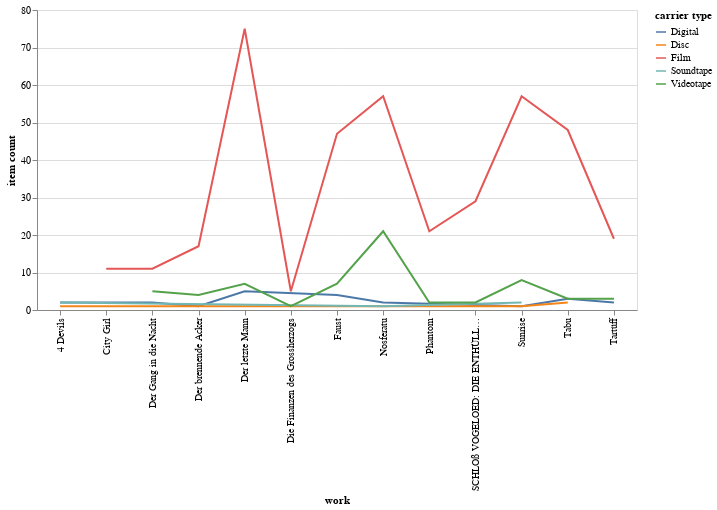

Write notebook code for a chart like this one.
### Markdown cell above
##### SPARQL #6: Breakdown of carrier types per work.

### Code cell
dataframe = run_query("""
    SELECT DISTINCT ?work ?workLabel ?item ?carrierLabel
    WHERE
    {
        ?work wdt:P1 wd:Q1019.
        ?work wdt:P12 ?manifestation. 
        ?manifestation wdt:P14 ?item.
        ?item wdt:P17 ?carrier.
        SERVICE wikibase:label { bd:serviceParam wikibase:language "en". }
    }
    """, 'http://167.99.135.149:8989/bigdata/sparql')

dataframe = dataframe[['workLabel', 'carrierLabel', 'work']]
dataframe = dataframe.pivot_table(index=['workLabel', 'carrierLabel'], aggfunc=lambda x: len(x)).reset_index()
dataframe = dataframe.rename(columns={'work':'item count', 'workLabel':'work', 'carrierLabel':'carrier type'})
line = altair.Chart(dataframe).mark_line(interpolate='linear').encode(x='work', y='item count:Q', color='carrier type')
display(altair.layer(line).properties(width=600, height=300))

### Figure 1 — Vega-Lite specification as saved in the notebook (floating-point values rounded to 4 significant figures)
{"config": {"view": {"continuousWidth": 400, "continuousHeight": 300}}, "layer": [{"mark": {"type": "line", "interpolate": "linear"}, "encoding": {"color": {"type": "nominal", "field": "carrier type"}, "x": {"type": "nominal", "field": "work"}, "y": {"type": "quantitative", "field": "item count"}}}], "data": {"name": "data-532b35cd3745282a0e1a376670adec30"}, "height": 300, "width": 600, "$schema": "https://vega.github.io/schema/vega-lite/v4.8.1.json", "datasets": {"data-532b35cd3745282a0e1a376670adec30": [{"work": "4 Devils", "carrier type": "Digital", "item count": 2}, {"work": "4 Devils", "carrier type": "Disc", "item count": 1}, {"work": "4 Devils", "carrier type": "Soundtape", "item count": 2}, {"work": "City Girl", "carrier type": "Film", "item count": 11}, {"work": "Der Gang in die Nacht", "carrier type": "Digital", "item count": 2}, {"work": "Der Gang in die Nacht", "carrier type": "Film", "item count": 11}, {"work": "Der Gang in die Nacht", "carrier type": "Videotape", "item count": 5}, {"work": "Der brennende Acker", "carrier type": "Digital", "item count": 1}, {"work": "Der brennende Acker", "carrier type": "Film", "item count": 17}, {"work": "Der brennende Acker", "carrier type": "Videotape", "item count": 4}, {"work": "Der letzte Mann", "carrier type": "Digital", "item count": 5}, {"work": "Der letzte Mann", "carrier type": "Film", "item count": 75}, {"work": "Der letzte Mann", "carrier type": "Videotape", "item count": 7}, {"work": "Die Finanzen des Grossherzogs", "carrier type": "Film", "item count": 5}, {"work": "Die Finanzen des Grossherzogs", "carrier type": "Videotape", "item count": 1}, {"work": "Faust", "carrier type": "Digital", "item count": 4}, {"work": "Faust", "carrier type": "Film", "item count": 47}, {"work": "Faust", "carrier type": "Videotape", "item count": 7}, {"work": "Nosferatu", "carrier type": "Digital", "item count": 2}, {"work": "Nosferatu", "carrier type": "Disc", "item count": 1}, {"work": "Nosferatu", "carrier type": "Film", "item count": 57}, {"work": "Nosferatu", "carrier type": "Soundtape", "item count": 1}, {"work": "Nosferatu", "carrier type": "Videotape", "item count": 21}, {"work": "Phantom", "carrier type": "Film", "item count": 21}, {"work": "Phantom", "carrier type": "Videotape", "item count": 2}, {"work": "SCHLOß VOGELOED: DIE ENTHÜLLUNG EINES GEHEIMNISSES", "carrier type": "Film", "item count": 29}, {"work": "SCHLOß VOGELOED: DIE ENTHÜLLUNG EINES GEHEIMNISSES", "carrier type": "Videotape", "item count": 2}, {"work": "Sunrise", "carrier type": "Digital", "item count": 1}, {"work": "Sunrise", "carrier type": "Disc", "item count": 1}, {"work": "Sunrise", "carrier type": "Film", "item count": 57}, {"work": "Sunrise", "carrier type": "Soundtape", "item count": 2}, {"work": "Sunrise", "carrier type": "Videotape", "item count": 8}, {"work": "Tabu", "carrier type": "Digital", "item count": 3}, {"work": "Tabu", "carrier type": "Disc", "item count": 2}, {"work": "Tabu", "carrier type": "Film", "item count": 48}, {"work": "Tabu", "carrier type": "Videotape", "item count": 3}, {"work": "Tartüff", "carrier type": "Digital", "item count": 2}, {"work": "Tartüff", "carrier type": "Film", "item count": 19}, {"work": "Tartüff", "carrier type": "Videotape", "item count": 3}]}}
